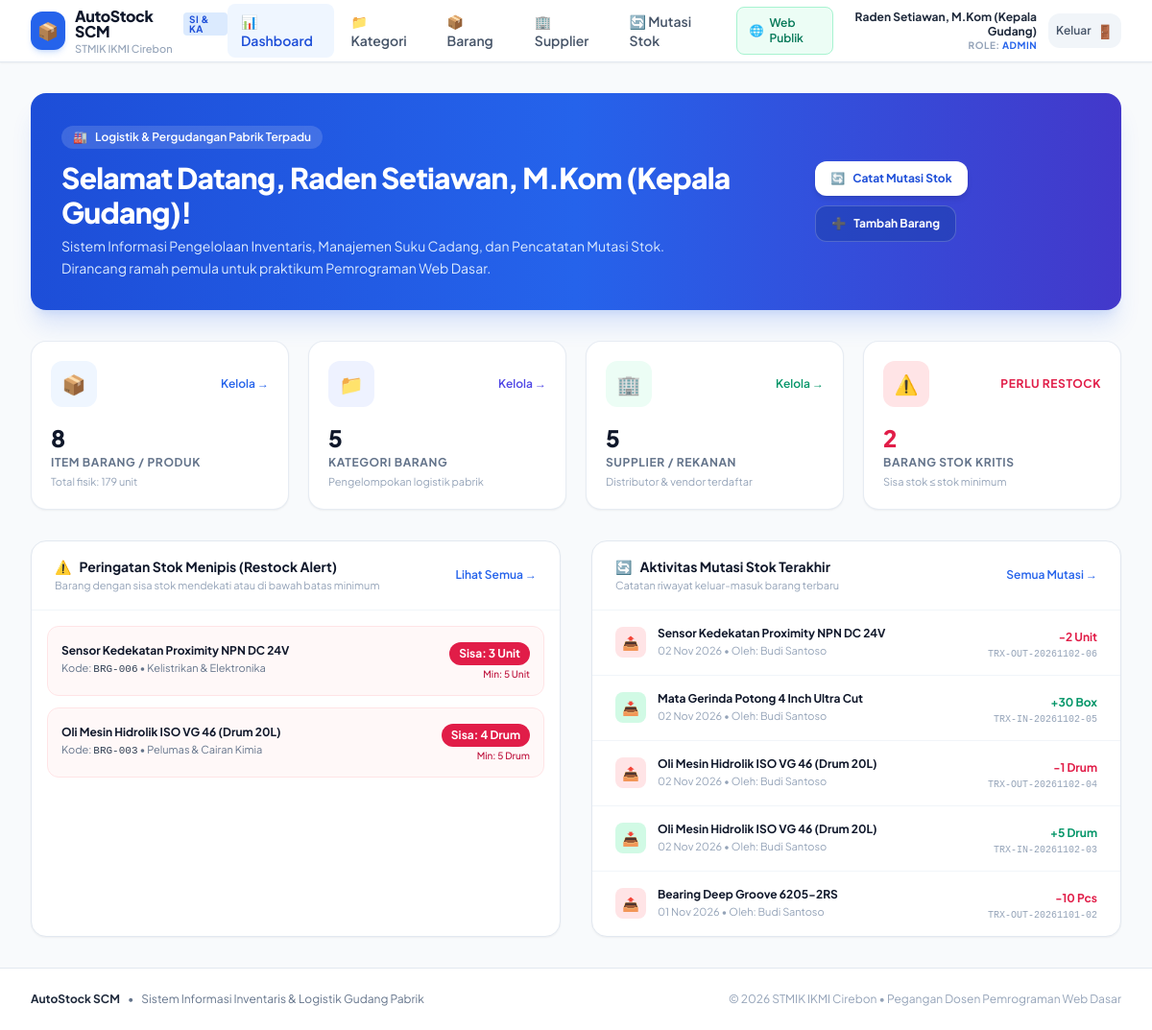
/dashboard.php (signed in), run on the app's committed database.
### tables this page shows
CREATE TABLE `barang` (
  `id` INT AUTO_INCREMENT PRIMARY KEY,
  `kode_barang` VARCHAR(20) NOT NULL UNIQUE,
  `kategori_id` INT NOT NULL,
  `nama_barang` VARCHAR(100) NOT NULL,
  `satuan` VARCHAR(30) NOT NULL,
  `harga_beli` DECIMAL(12,2) NOT NULL DEFAULT 0.00,
  `harga_jual` DECIMAL(12,2) NOT NULL DEFAULT 0.00,
  `stok` INT NOT NULL DEFAULT 0,
  `stok_min` INT NOT NULL DEFAULT 5,
  `created_at` TIMESTAMP DEFAULT CURRENT_TIMESTAMP,
  FOREIGN KEY (`kategori_id`) REFERENCES `kategori`(`id`) ON DELETE RESTRICT
);

CREATE TABLE `kategori` (
  `id` INT AUTO_INCREMENT PRIMARY KEY,
  `kode_kategori` VARCHAR(20) NOT NULL UNIQUE,
  `nama_kategori` VARCHAR(100) NOT NULL,
  `keterangan` VARCHAR(255) NULL,
  `created_at` TIMESTAMP DEFAULT CURRENT_TIMESTAMP
);

CREATE TABLE `transaksi_stok` (
  `id` INT AUTO_INCREMENT PRIMARY KEY,
  `no_transaksi` VARCHAR(30) NOT NULL UNIQUE,
  `barang_id` INT NOT NULL,
  `supplier_id` INT NULL,
  `jenis_transaksi` ENUM('Masuk', 'Keluar') NOT NULL,
  `jumlah` INT NOT NULL,
  `tanggal` DATE NOT NULL,
  `keterangan` VARCHAR(255) NULL,
  `petugas` VARCHAR(100) NOT NULL,
  `created_at` TIMESTAMP DEFAULT CURRENT_TIMESTAMP,
  FOREIGN KEY (`barang_id`) REFERENCES `barang`(`id`) ON DELETE CASCADE,
  FOREIGN KEY (`supplier_id`) REFERENCES `supplier`(`id`) ON DELETE SET NULL
);

### dashboard.php (the view, shortened to what this page needs)
<?php
require_once __DIR__ . '/layout/header.php';
$db = getDB();
$totalBarang    = $db->query("SELECT COUNT(*) FROM barang")->fetchColumn();
$totalKategori  = $db->query("SELECT COUNT(*) FROM kategori")->fetchColumn();
$totalSupplier  = $db->query("SELECT COUNT(*) FROM supplier")->fetchColumn();
$totalStokUnit  = $db->query("SELECT SUM(stok) FROM barang")->fetchColumn() ?: 0;
$totalKritis    = $db->query("SELECT COUNT(*) FROM barang WHERE stok <= stok_min")->fetchColumn();
$stmtKritis = $db->query("SELECT b.*, k.nama_kategori
                          FROM barang b
                          JOIN kategori k ON b.kategori_id = k.id
                          WHERE b.stok <= b.stok_min
                          ORDER BY b.stok ASC
                          LIMIT 5");
$barangKritis = $stmtKritis->fetchAll();
$stmtTrx = $db->query("SELECT t.*, b.nama_barang, b.kode_barang, b.satuan, s.nama_supplier
                       FROM transaksi_stok t
                       JOIN barang b ON t.barang_id = b.id
                       LEFT JOIN supplier s ON t.supplier_id = s.id
                       ORDER BY t.id DESC
                       LIMIT 5");
$transaksiTerakhir = $stmtTrx->fetchAll();
?>
<div class="bg-gradient-to-r from-blue-700 via-blue-600 to-indigo-700 rounded-2xl p-6 sm:p-8 text-white shadow-xl shadow-blue-600/15 mb-8 flex flex-col md:flex-row items-start md:items-center justify-between gap-6">
  <div>
    <div class="inline-flex items-center gap-2 bg-white/15 px-3 py-1 rounded-full text-xs font-semibold backdrop-blur mb-3">
      <span>🏭</span>
      <span>Logistik & Pergudangan Pabrik Terpadu</span>
    </div>
    <h1 class="text-2xl sm:text-3xl font-black tracking-tight">
      Selamat Datang, <?= htmlspecialchars($currentUser['nama']) ?>!
    </h1>
    <p class="text-blue-100 text-sm mt-1.5 max-w-2xl leading-relaxed">
      Sistem Informasi Pengelolaan Inventaris, Manajemen Suku Cadang, dan Pencatatan Mutasi Stok. Dirancang ramah pemula untuk praktikum Pemrograman Web Dasar.
    </p>
  </div>
  <div class="flex flex-wrap gap-2.5">
    <a href="<?= BASE_URL ?>/modul/transaksi/tambah.php"
       class="bg-white hover:bg-blue-50 text-blue-700 font-bold px-4 py-2.5 rounded-xl text-xs shadow-md transition flex items-center gap-2">
      <span>🔄</span> Catat Mutasi Stok
    </a>
    <a href="<?= BASE_URL ?>/modul/barang/tambah.php"
       class="bg-blue-800/60 hover:bg-blue-800 text-white font-bold px-4 py-2.5 rounded-xl text-xs border border-white/20 transition flex items-center gap-2">
      <span>➕</span> Tambah Barang
    </a>
  </div>
</div>
<div class="grid grid-cols-1 sm:grid-cols-2 lg:grid-cols-4 gap-5 mb-8">
  <a href="<?= BASE_URL ?>/modul/barang/index.php" class="bg-white rounded-2xl p-5 border border-slate-200/80 shadow-sm hover:shadow-md hover:border-blue-300 transition group">
    <div class="flex items-center justify-between">
      <div class="w-12 h-12 rounded-xl bg-blue-50 text-blue-600 flex items-center justify-center text-xl font-bold group-hover:scale-110 transition">
        📦
      </div>
      <span class="text-xs font-semibold text-blue-600 flex items-center gap-1">Kelola &rarr;</span>
    </div>
    <div class="mt-4">
      <div class="text-2xl font-black text-slate-900"><?= number_format($totalBarang) ?></div>
      <div class="text-xs font-bold text-slate-500 uppercase tracking-wider mt-0.5">Item Barang / Produk</div>
      <div class="text-[11px] text-slate-400 mt-1">Total fisik: <?= number_format($totalStokUnit) ?> unit</div>
    </div>
  </a>
  <a href="<?= BASE_URL ?>/modul/kategori/index.php" class="bg-white rounded-2xl p-5 border border-slate-200/80 shadow-sm hover:shadow-md hover:border-indigo-300 transition group">
    <div class="flex items-center justify-between">
      <div class="w-12 h-12 rounded-xl bg-indigo-50 text-indigo-600 flex items-center justify-center text-xl font-bold group-hover:scale-110 transition">
        📁
      </div>
      <span class="text-xs font-semibold text-indigo-600 flex items-center gap-1">Kelola &rarr;</span>
    </div>
    <div class="mt-4">
      <div class="text-2xl font-black text-slate-900"><?= number_format($totalKategori) ?></div>
      <div class="text-xs font-bold text-slate-500 uppercase tracking-wider mt-0.5">Kategori Barang</div>
      <div class="text-[11px] text-slate-400 mt-1">Pengelompokan logistik pabrik</div>
    </div>
  </a>
  <a href="<?= BASE_URL ?>/modul/supplier/index.php" class="bg-white rounded-2xl p-5 border border-slate-200/80 shadow-sm hover:shadow-md hover:border-emerald-300 transition group">
    <div class="flex items-center justify-between">
      <div class="w-12 h-12 rounded-xl bg-emerald-50 text-emerald-600 flex items-center justify-center text-xl font-bold group-hover:scale-110 transition">
        🏢
      </div>
      <span class="text-xs font-semibold text-emerald-600 flex items-center gap-1">Kelola &rarr;</span>
    </div>
    <div class="mt-4">
      <div class="text-2xl font-black text-slate-900"><?= number_format($totalSupplier) ?></div>
      <div class="text-xs font-bold text-slate-500 uppercase tracking-wider mt-0.5">Supplier / Rekanan</div>
      <div class="text-[11px] text-slate-400 mt-1">Distributor & vendor terdaftar</div>
    </div>
  </a>
  <div class="bg-white rounded-2xl p-5 border border-slate-200/80 shadow-sm <?= $totalKritis > 0 ? 'bg-rose-50/40 border-rose-200' : '' ?>">
    <div class="flex items-center justify-between">
      <div class="w-12 h-12 rounded-xl <?= $totalKritis > 0 ? 'bg-rose-100 text-rose-600' : 'bg-emerald-50 text-emerald-600' ?> flex items-center justify-center text-xl font-bold">
        <?= $totalKritis > 0 ? '⚠️' : '✅' ?>
      </div>
      <span class="text-xs font-bold uppercase tracking-wider <?= $totalKritis > 0 ? 'text-rose-600' : 'text-emerald-600' ?>">
        <?= $totalKritis > 0 ? 'Perlu Restock' : 'Stok Aman' ?>
      </span>
    </div>
    <div class="mt-4">
      <div class="text-2xl font-black <?= $totalKritis > 0 ? 'text-rose-600' : 'text-slate-900' ?>"><?= number_format($totalKritis) ?></div>
      <div class="text-xs font-bold text-slate-500 uppercase tracking-wider mt-0.5">Barang Stok Kritis</div>
      <div class="text-[11px] text-slate-400 mt-1">Sisa stok &le; stok minimum</div>
    </div>
  </div>
</div>
<div class="grid grid-cols-1 lg:grid-cols-2 gap-8">
  <div class="bg-white rounded-2xl border border-slate-200 shadow-sm overflow-hidden">
    <div class="px-6 py-4 border-b border-slate-100 flex items-center justify-between">
      <div>
        <h2 class="text-sm font-bold text-slate-900 flex items-center gap-2">
          <span>⚠️</span> Peringatan Stok Menipis (Restock Alert)
        </h2>
        <p class="text-[11px] text-slate-400 mt-0.5">Barang dengan sisa stok mendekati atau di bawah batas minimum</p>
      </div>
      <a href="<?= BASE_URL ?>/modul/barang/index.php" class="text-xs font-semibold text-blue-600 hover:text-blue-800">Lihat Semua &rarr;</a>
    </div>
    <div class="p-4">
      <?php if (empty($barangKritis)): ?>
        <div class="text-center py-8 text-slate-400 text-xs">
          <span>🎉</span> Seluruh stok barang berada dalam kondisi aman di atas batas minimum.
        </div>
      <?php else: ?>
        <div class="space-y-3">
          <?php foreach ($barangKritis as $k): ?>
            <div class="p-3.5 rounded-xl border border-rose-100 bg-rose-50/50 flex items-center justify-between gap-4">
              <div>
                <div class="font-bold text-xs text-slate-900"><?= htmlspecialchars($k['nama_barang']) ?></div>
                <div class="text-[11px] text-slate-500 mt-0.5">
                  Kode: <span class="font-mono text-slate-700"><?= htmlspecialchars($k['kode_barang']) ?></span> &bull;
                  <?= htmlspecialchars($k['nama_kategori']) ?>
                </div>
              </div>
              <div class="text-right">
                <span class="inline-block px-2.5 py-1 rounded-full text-xs font-bold bg-rose-600 text-white">
                  Sisa: <?= $k['stok'] ?> <?= htmlspecialchars($k['satuan']) ?>
                </span>
                <div class="text-[10px] text-rose-700 mt-0.5 font-medium">Min: <?= $k['stok_min'] ?> <?= htmlspecialchars($k['satuan']) ?></div>
              </div>
            </div>
          <?php endforeach; ?>
        </div>
      <?php endif; ?>
    </div>
  </div>
  <div class="bg-white rounded-2xl border border-slate-200 shadow-sm overflow-hidden">
    <div class="px-6 py-4 border-b border-slate-100 flex items-center justify-between">
      <div>
        <h2 class="text-sm font-bold text-slate-900 flex items-center gap-2">
          <span>🔄</span> Aktivitas Mutasi Stok Terakhir
        </h2>
        <p class="text-[11px] text-slate-400 mt-0.5">Catatan riwayat keluar-masuk barang terbaru</p>
      </div>
      <a href="<?= BASE_URL ?>/modul/transaksi/index.php" class="text-xs font-semibold text-blue-600 hover:text-blue-800">Semua Mutasi &rarr;</a>
    </div>
    <div class="divide-y divide-slate-100">
      <?php if (empty($transaksiTerakhir)): ?>
        <div class="text-center py-8 text-slate-400 text-xs">Belum ada catatan mutasi stok.</div>
      <?php else: ?>
        <?php foreach ($transaksiTerakhir as $t): ?>
          <div class="px-6 py-3.5 flex items-center justify-between hover:bg-slate-50 transition">
            <div class="flex items-center gap-3">
              <span class="w-8 h-8 rounded-lg flex items-center justify-center text-sm font-bold <?= $t['jenis_transaksi'] === 'Masuk' ? 'bg-emerald-100 text-emerald-700' : 'bg-rose-100 text-rose-700' ?>">
                <?= $t['jenis_transaksi'] === 'Masuk' ? '📥' : '📤' ?>
              </span>
              <div>
                <div class="text-xs font-bold text-slate-900"><?= htmlspecialchars($t['nama_barang']) ?></div>
                <div class="text-[11px] text-slate-400 mt-0.5">
                  <?= date('d M Y', strtotime($t['tanggal'])) ?> &bull; Oleh: <?= htmlspecialchars($t['petugas']) ?>
                </div>
              </div>
            </div>
            <div class="text-right">
              <span class="text-xs font-bold <?= $t['jenis_transaksi'] === 'Masuk' ? 'text-emerald-600' : 'text-rose-600' ?>">
                <?= $t['jenis_transaksi'] === 'Masuk' ? '+' : '-' ?><?= $t['jumlah'] ?> <?= htmlspecialchars($t['satuan']) ?>
              </span>
              <div class="text-[10px] text-slate-400 font-mono"><?= htmlspecialchars($t['no_transaksi']) ?></div>
            </div>
          </div>
        <?php endforeach; ?>
      <?php endif; ?>
    </div>
  </div>
</div>
<?php require_once __DIR__ . '/layout/footer.php'; ?>

### layout/header.php (style rules this page uses)
body { font-family: 'Plus Jakarta Sans', sans-serif; }

### data on the page
barang: nama_barang "Sensor Kedekatan Proximity NPN DC 24V", kode_barang "BRG-006", kategori.nama_kategori "Kelistrikan & Elektronika", stok "3", satuan "Unit", stok_min "5"
barang: nama_barang "Oli Mesin Hidrolik ISO VG 46 (Drum 20L)", kode_barang "BRG-003", kategori.nama_kategori "Pelumas & Cairan Kimia", stok "4", satuan "Drum", stok_min "5"
transaksi_stok: barang.nama_barang "Sensor Kedekatan Proximity NPN DC 24V", tanggal "02 Nov 2026", petugas "Budi Santoso", jumlah "2", barang.satuan "Unit", no_transaksi "TRX-OUT-20261102-06"
transaksi_stok: barang.nama_barang "Mata Gerinda Potong 4 Inch Ultra Cut", tanggal "02 Nov 2026", petugas "Budi Santoso", jumlah "30", barang.satuan "Box", no_transaksi "TRX-IN-20261102-05"
transaksi_stok: barang.nama_barang "Oli Mesin Hidrolik ISO VG 46 (Drum 20L)", tanggal "02 Nov 2026", petugas "Budi Santoso", jumlah "1", barang.satuan "Drum", no_transaksi "TRX-OUT-20261102-04"
transaksi_stok: barang.nama_barang "Oli Mesin Hidrolik ISO VG 46 (Drum 20L)", tanggal "02 Nov 2026", petugas "Budi Santoso", jumlah "5", barang.satuan "Drum", no_transaksi "TRX-IN-20261102-03"
transaksi_stok: barang.nama_barang "Bearing Deep Groove 6205-2RS", tanggal "01 Nov 2026", petugas "Budi Santoso", jumlah "10", barang.satuan "Pcs", no_transaksi "TRX-OUT-20261101-02"

### other printed values
APP_NAME "AutoStock SCM"
CAMPUS_NAME "STMIK IKMI Cirebon"
$currentUser['nama'] "Raden Setiawan, M.Kom (Kepala Gudang)"
$currentUser['role'] "ADMIN"
$totalBarang "8"
$totalStokUnit "179"
$totalKategori "5"
$totalSupplier "5"
$totalKritis "2"
APP_TITLE "Sistem Informasi Inventaris & Logistik Gudang Pabrik"
